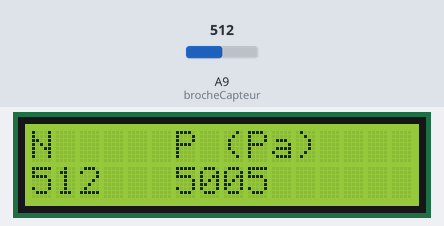
Recording of a sketch running on a simulated Arduino Mega 2560, built with avr-gcc and run on an emulated ATmega2560. Shown: 16×2 character LCD. The test bench sets the inputs (shaded band); at power-on: A9 (brocheCapteur) = 512.

Above: at 1.2 s.
1.3 s: A9 (brocheCapteur) set to 716
At 3.2 s:
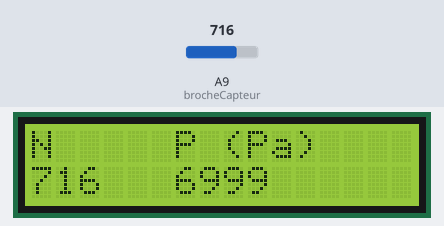
3.5 s: A9 (brocheCapteur) set to 900
At 5.2 s:
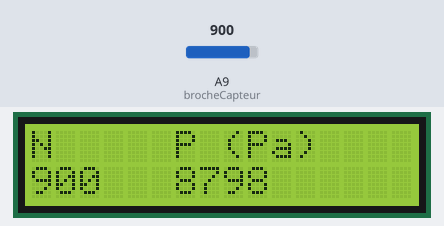
5.5 s: A9 (brocheCapteur) set to 1023
At 7.3 s:
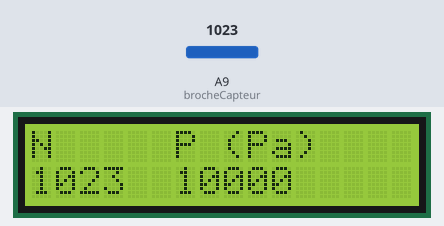
Timing chart, 0 to 8.8 s (numbered marks = the images above; inputs shaded):
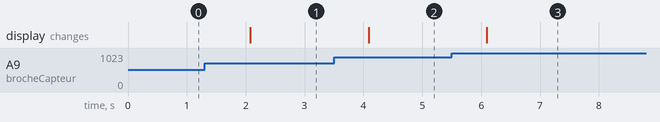

The sketch:

educaduinoLab_pression_relative.ino
```cpp
/*
 * Mesure d une pression relative
 * Capteur Educaduino MPX2010 de 200 hPa à 4000 hPa
 * branché sur la broche A9
 */

#define brocheCapteur A9      // Numéro de broche connectée au capteur
#include <LiquidCrystal.h>    // Librairie de gestion de l écran LCD

LiquidCrystal lcd(12, 11, 5, 4, 3, 2);  // Déclaration de l écran LCD

int n;
float tension ;               // Tension mesurée
int pression ;                // Pression mesurée

void setup() {
  lcd.begin(16, 2);           // Paramétrage de l ecran LCD

}

void loop() {
  n = analogRead(brocheCapteur) ;   // Lecture de la tension
  tension = n*5.0/1023 ;            // Lecture de la tension
  pression = round(tension*2000) ;  // Calcul de la pression en Pa
  lcd.clear();                      // Début affichage
  lcd.setCursor(0,0);
  lcd.print("N");
  lcd.setCursor(6,0);
  lcd.print("P (Pa)");
  lcd.setCursor(0,1);
  lcd.print(n);                     // Fin affichage
  lcd.setCursor(6,1);
  lcd.print(round(pression));       // Fin affichage
  delay(1000);
}
```

Measured:
- after the input at 1.3 s, the display: changes after 0.78 s (image 1)
- after the input at 3.5 s, the display: changes after 0.59 s (image 2)
- after the input at 5.5 s, the display: changes after 0.60 s (image 3)
